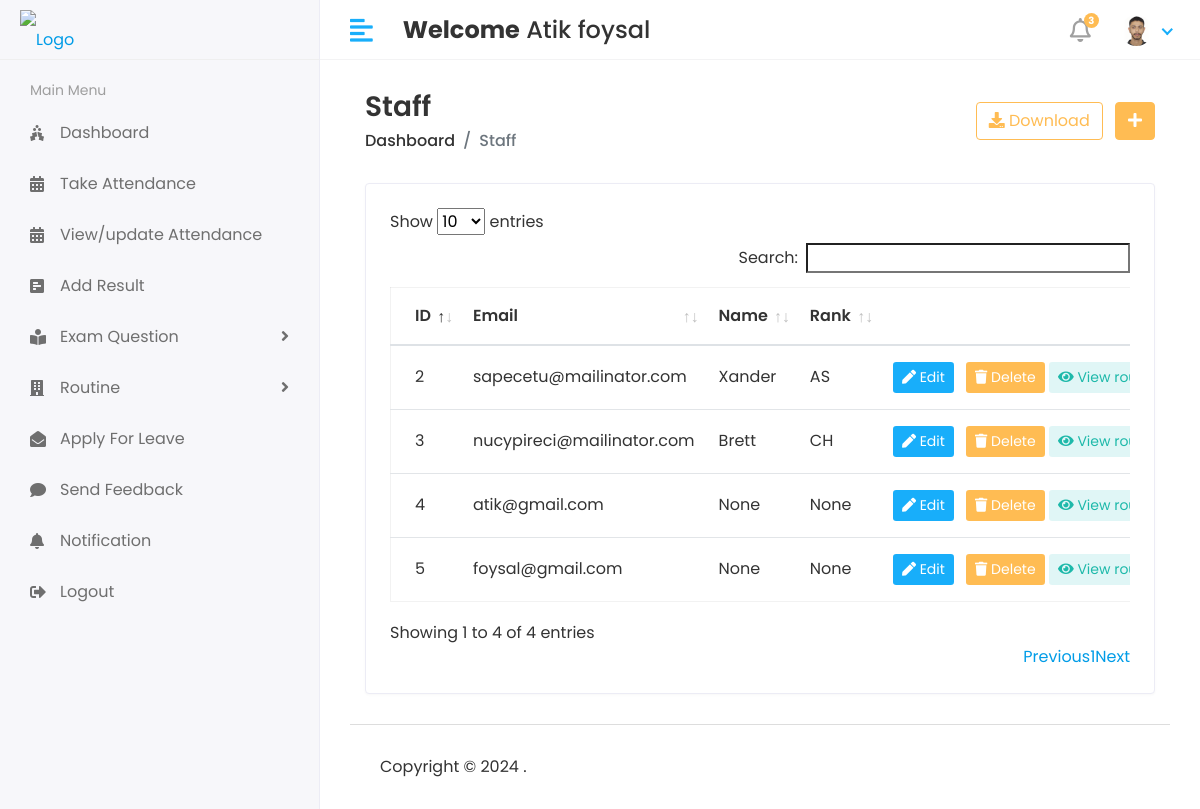
The app's page /staff/ (signed in) with its own data.
### app/models.py (models this page shows, shortened)
class CustomUser(AbstractUser):
    USER = (
        (1,'HOD'),
        (2,'STAFF'),
        (3,'STUDENT'),
    )
    user_type = models.CharField(choices=USER,max_length=50,default=1)
    profile_pic = models.ImageField(upload_to='media/profile_pic')

class Staff(models.Model):
    RANK_CHOICES = [
        ('CH', 'Chairman'),
        ('AP', 'Associate Professor'),
        ('AS', 'Assistant Professor'),
        ('LE', 'Lecturer'),
    ]
    admin = models.OneToOneField(CustomUser,on_delete=models.CASCADE)
    profile_pic = models.ImageField(upload_to='profile_pics/', null=True, blank=True)
    first_name = models.CharField(max_length=100 ,null=True, blank=True)
    last_name = models.CharField(max_length=100, null=True, blank=True)
    email = models.EmailField(max_length=255, unique=True, null=True, blank=True)  # Assuming email is unique
    address = models.TextField( null=True, blank=True)
    gender = models.CharField(max_length=10, choices=[('M', 'Male'), ('F', 'Female'), ('O', 'Other')], null=True, blank=True)
    created_at = models.DateTimeField(auto_now_add=True, null=True, blank=True)
    updated_at = models.DateTimeField(auto_now=True, null=True, blank=True)
    department = models.ForeignKey(Department, on_delete=models.SET_NULL, null=True, related_name='staff_department')
    rank = models.CharField(max_length=2, choices=RANK_CHOICES, null=True)

### Student_Management_systems/Hod_views.py (the view)
# urls.py: path('staff/', Hod_views.VIEW_STAFF, name='view_staff'),
@login_required(login_url='/')
def VIEW_STAFF(request):
    staff = Staff.objects.all()
    context = {
        'staff': staff,
    }
    return render(request, 'Hod/view_staff.html', context)

### templates/Hod/view_staff.html (shortened to what this page needs)
{% extends 'base.html' %}
{% block content %}
{% load static %}
<div class="content container-fluid">
   <div class="page-header">
      <div class="row align-items-center">
         <div class="col">
            <h3 class="page-title">Staff</h3>
            <ul class="breadcrumb">
               <li class="breadcrumb-item"><a href="index.html">Dashboard</a></li>
               <li class="breadcrumb-item active">Staff</li>
            </ul>
         </div>
         <div class="col-auto text-right float-right ml-auto">
            <a href="#" class="btn btn-outline-primary mr-2"><i class="fas fa-download"></i> Download</a>
            <a href="{% url 'add_staff' %}" class="btn btn-primary"><i class="fas fa-plus"></i></a>
         </div>
      </div>
   </div>
   <div class="row">
      <div class="col-sm-12">
         <div class="card card-table">
            <div class="card-body">
               <div class="table-responsive">
                  <table id="table_id" class="table table-hover table-center mb-0">
                     <thead>
                        <tr>
                           <th>ID</th>
                           <th>Email</th>
                           <th>Name</th>
                           <th>Rank</th>
                           <th class="text-right">Actions</th>
                        </tr>
                     </thead>
                     <tbody>
                        {% for staff_member in staff %}
                        <tr>
                           <td>{{ staff_member.id }}</td>
                           <td>{{ staff_member.admin.email }}</td>
                           <td>{{ staff_member.first_name }}</td>
                           <td>{{ staff_member.rank }}</td>
                           <td class="text-right">
                              <div class="actions">
                                 <a href="{% url 'edit_staff' staff_member.id %}" class="btn btn-sm bg-success-light mr-2">
                                    <i class="fas fa-pen"></i> Edit
                                 </a>
                                 <a href="{% url 'delete_staff' staff_member.admin.id %}" class="btn btn-sm bg-danger-light">
                                    <i class="fas fa-trash"></i> Delete
                                 </a>
                                 <a href="{% url 'teacher_routines' staff_member.pk %}" class="btn btn-sm bg-info-light">
                                    <i class="fas fa-eye"></i> View routine
                                 </a>
                              </div>
                           </td>
                        </tr>
                        {% endfor %}
                     </tbody>
                  </table>
               </div>
            </div>
         </div>
      </div>
   </div>
</div>
{% endblock %}

### templates/includes/header.html (shortened to what this page needs)
{% load static%}
<div class="header">
   <div class="header-left">
      <a href="index.html" class="logo">
      <img src="{% static 'assets/img/2.png ' %}" alt="Logo">
      </a>
   </div>
   <a href="javascript:void(0);" id="toggle_btn">
   <i class="fas fa-align-left"></i>
   </a>
   <div class="top-nav-search mt-3">
      <h4><strong>Welcome</strong>&nbsp;<span>{{user.first_name}} {{user.last_name}}</span></h4>
   </div>
   <ul class="nav user-menu">
      <li class="nav-item dropdown noti-dropdown">
         <a href="#" class="dropdown-toggle nav-link" data-toggle="dropdown">
         <i class="far fa-bell"></i> <span class="badge badge-pill">3</span>
         </a>
      </li>
      <li class="nav-item dropdown has-arrow">
         <a href="#" class="dropdown-toggle nav-link" data-toggle="dropdown">
            {% if user.profile_pic == "" %}
            <span class="user-img"><img class="rounded-circle" src="{% static 'assets/img/onimg.png'%}" width="31" alt="Ryan Taylor"></span>
            {% else%}
         <span class="user-img"><img class="rounded-circle" src="/{{user.profile_pic}}" width="31" alt="Ryan Taylor"></span>
            {% endif %}
         </a>
      </li>
   </ul>
</div>

### static/assets/css/style.css (style rules this page uses)
html { height: 100%; }
body { background-color: #fff; color: #333; font-family: 'Poppins', sans-serif; font-size: 1rem; height: 100%; line-height: 1.5; overflow-x: hidden; }
h1, h2, h3, h4, h5, h6 { font-family: 'Poppins', sans-serif; margin-top: 0; }
a { color: #009ce7; }
input, button, a { transition: all 0.4s ease; -moz-transition: all 0.4s ease; -o-transition: all 0.4s ease; -ms-transition: all 0.4s ease; -webkit-transition: all 0.4s ease; }
ul, ol { padding: 0px; list-style: none; }
.table { color: #333; max-width: 100%; margin-bottom: 0; width: 100%; }
.table.dataTable { border-collapse: collapse !important; border: 1px solid rgba(0, 0, 0, 0.05); }
.table thead tr th { font-weight: 600; }
.table tbody tr { border-bottom: 1px solid rgba(0, 0, 0, 0.05); }
.table.table-center td, .table.table-center th { vertical-align: middle; }
.card-table .card-body .table > thead > tr > th { border-top: 0; }
.card-table .card-body .table tr td:first-child, .card-table .card-body .table tr th:first-child { padding-left: 1.5rem; }
.card-table .card-body .table tr td:last-child, .card-table .card-body .table tr th:last-child { padding-right: 1.5rem; }
.card-table .table td, .card-table .table th { border-top: 1px solid #e2e5e8; padding: 1rem 0.75rem; white-space: nowrap; }
.btn-primary { background-color: #FFBC53; border: 1px solid #FFBC53; }
.btn-outline-primary { color: #FFBC53; border-color: #FFBC53; }
.card { border: 1px solid #ececf5; box-shadow: 0 1px 3px 0 rgba(0, 0, 0, 0.03); margin-bottom: 1.875rem; }
.card-body { padding: 1.5rem; }
.bg-info-light { background-color:rgba(2, 182, 179,0.12) !important; color:#1db9aa !important; }
.bg-danger-light { background-color:#FFBC53 !important; color:#fff !important; }
.bg-success-light { background-color: #18aefa; color: #fff; }
.header { background-color: #fff; border-bottom: 1px solid #f3f3f4; left: 0; position: fixed; right: 0; top: 0; z-index: 1001; height: 60px; }
.header .header-left { float: left; height: 60px; padding: 0 20px; position: relative; width: 320px; z-index: 1; transition: all 0.2s ease-in-out; background-color: #f7f7fa; border-bottom: 1px solid #efefef; border-right: 1px solid #ececf5; display: flex; align-items: center; }
.header .header-left .logo { display: inline-block; line-height: 60px; }
.header .header-left .logo img { max-height: 40px; width: auto; }
.header .dropdown-toggle:after { display: none; }
.header .has-arrow .dropdown-toggle:after { border-top: 0; border-left: 0; border-bottom: 2px solid #18aefa; border-right: 2px solid #18aefa; content: ''; height: 8px; display: inline-block; pointer-events: none; -webkit-transform-origin: 66% 66%; -ms-transform-origin: 66% 66%; transform-origin: 66% 66%; -webkit-transform: rotate(45deg); -ms-transform: rotate(45deg); transform: rotate(45deg); -webkit-transition: all 0.15s ease-in-out; transition: all 0.15s ease-in-out; width: 8px; vertical-align: 0px; }
.user-menu { float: right; margin: 0; position: relative; z-index: 99; padding-right: 15px; }
.user-menu.nav > li > a { color: #a0a0a0; font-size: 14px; line-height: 58px; padding: 0 15px; height: 60px; }
.user-img { margin-right: 3px; position: relative; }
.top-nav-search { float: left; margin-left: 15px; }
.page-header { margin-bottom: 1.875rem; }
.page-header .breadcrumb { background-color: transparent; color: #6c757d; font-size: 1rem; font-weight: 500; margin-bottom: 0; padding: 0; }
.page-header .breadcrumb a { color: #333; }
.page-title { font-size: 28px; font-weight: 600; color: #333; margin-bottom: 5px; }
.user-menu.nav > li > a .badge { background-color: #FFBC53; display: block; font-size: 10px; font-weight: bold; height: 15px; width: 15px; position: absolute; right: 7px; top: 13px; color: #fff; padding: 3px; }
.user-menu.nav > li > a > i { font-size: 1.5rem; line-height: 60px; }
@media (min-width: 992px) { #toggle_btn { align-items: center; color: #18aefa; display: inline-flex; float: left; font-size: 26px; height: 60px; justify-content: center; margin-left: 15px; padding: 0 15px; } }

### records on screen
CustomUser: first_name "Atik", last_name "foysal", profile_pic (picture)
Staff: id "2", admin.email "sapecetu@mailinator.com", first_name "Xander", rank "AS"
Staff: id "3", admin.email "nucypireci@mailinator.com", first_name "Brett", rank "CH"
Staff: id "4", admin.email "atik@gmail.com", first_name "None", rank "None"
Staff: id "5", admin.email "foysal@gmail.com", first_name "None", rank "None"
